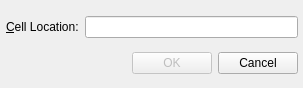
<?xml version="1.0" encoding="UTF-8"?>
<ui version="4.0">
 <class>GoToCellDialog</class>
 <widget class="QWidget" name="GoToCellDialog">
  <property name="geometry">
   <rect>
    <x>0</x>
    <y>0</y>
    <width>303</width>
    <height>88</height>
   </rect>
  </property>
  <property name="windowTitle">
   <string>Go to Cell</string>
  </property>
  <widget class="QWidget" name="layoutWidget">
   <property name="geometry">
    <rect>
     <x>6</x>
     <y>8</y>
     <width>292</width>
     <height>76</height>
    </rect>
   </property>
   <layout class="QVBoxLayout" name="verticalLayout">
    <item>
     <layout class="QHBoxLayout" name="horizontalLayout">
      <item>
       <widget class="QLabel" name="label">
        <property name="text">
         <string>&amp;Cell Location:</string>
        </property>
        <property name="buddy">
         <cstring>lineEdit</cstring>
        </property>
       </widget>
      </item>
      <item>
       <widget class="QLineEdit" name="lineEdit"/>
      </item>
     </layout>
    </item>
    <item>
     <layout class="QHBoxLayout" name="horizontalLayout_2">
      <item>
       <spacer name="horizontalSpacer">
        <property name="orientation">
         <enum>Qt::Horizontal</enum>
        </property>
        <property name="sizeHint" stdset="0">
         <size>
          <width>108</width>
          <height>20</height>
         </size>
        </property>
       </spacer>
      </item>
      <item>
       <widget class="QPushButton" name="okButton">
        <property name="enabled">
         <bool>false</bool>
        </property>
        <property name="text">
         <string>OK</string>
        </property>
        <property name="default">
         <bool>true</bool>
        </property>
       </widget>
      </item>
      <item>
       <widget class="QPushButton" name="cancelButton">
        <property name="text">
         <string>Cancel</string>
        </property>
       </widget>
      </item>
     </layout>
    </item>
   </layout>
  </widget>
 </widget>
 <tabstops>
  <tabstop>lineEdit</tabstop>
  <tabstop>okButton</tabstop>
  <tabstop>cancelButton</tabstop>
 </tabstops>
 <resources/>
 <connections/>
</ui>
